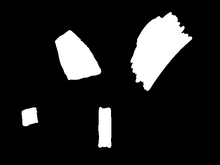
%> input picture image/test_binary.png, 220 x 165 px, shrunk from 640 x 480 before the run
$ octave main.m   (GNU Octave 9; MATLAB toolbox functions it lacks are replaced by stand-ins)
%> lines starting %> are read from the running program, lines starting %| are printed output that depends on the picture; in (x1, y1, x2, y2) boxes, pixels count from 0 and x2, y2 are one past the last pixel; in counts of white or black regions, pixels touching at a corner belong together; the program's own positions count from 1
### find_bounding_boxes_34.m
function boxes = find_bounding_boxes_34(im)

    [height, width] = size(im);
    visited = false(height, width);
    L = zeros(height, width, 'uint32');      % label matrix (0 = background)
    boxes = zeros(0, 4);            % will append rows as we find components

    % 4-connected neighbors: up, down, left, right
    neighbor = [-1  0;
                1  0;
                0 -1;
                0  1];

    currentLabel = uint32(0);

    % Preallocate a stack for worst case (H*W entries), store [row col]
    stack = zeros(height*width, 2, 'uint32');

    for row = 1:height
        for col = 1:width
            if im(row, col) && ~visited(row, col)
                % ---- Start a new component ----
                currentLabel = currentLabel + 1;

                % Seed bbox with the first pixel
                minRow = row; maxRow = row;
                minCol = col; maxCol = col;

                % Mark seed and push onto stack
                visited(row, col) = true;
                L(row, col) = currentLabel;

                pointer = 1;                         % next free slot (top+1)
                stack(pointer,1) = row;
                stack(pointer,2) = col;
                pointer = pointer + 1;

                % ---- DFS loop ----
                while pointer > 1
                    pointer = pointer - 1;                % pop
                    currRow = stack(pointer,1);
                    currCol = stack(pointer,2);

                    % Explore 4 neighbors
                    for k = 1:4
                        newRow = currRow + neighbor(k,1);
                        newCol = currCol + neighbor(k,2);

                        if newRow >= 1 && newRow <= height && newCol >= 1 && newCol <= width ...
                           && im(newRow, newCol) && ~visited(newRow, newCol)

                            % Discover neighbor: mark visited + label
                            visited(newRow, newCol) = true;
                            L(newRow, newCol) = currentLabel;

                            % Update bbox
                            if newRow < minRow, minRow = newRow; end
                            if newRow > maxRow, maxRow = newRow; end
                            if newCol < minCol, minCol = newCol; end
                            if newCol > maxCol, maxCol = newCol; end

                            % Push neighbor
                            stack(pointer,1) = newRow;
                            stack(pointer,2) = newCol;
                            pointer = pointer + 1;
                        end
                    end
                end

                % Save bbox for this component
                boxes(end+1, :) = [minRow, minCol, maxRow, maxCol];
            end
        end
    end
end

### main.m
% main.m
clear; clc; close all;

I = imread("/Users/mingsenhu/Documents/Work/Code/UWO/DigitalImageProcessing/Assignment1/image/test_binary.png");
%> I is the input picture: size 165x220 uint8; min 0, max 255, mean 33.1

% If RGB → grayscale (IPT):
if ndims(I) == 3
    Igray = rgb2gray(I);
else
    Igray = I;
end

% Make a logical binary image for your function:
% If the file is already binary with 0/255, this is fine:
BW = Igray ~= 0;
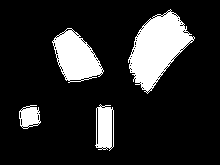
%> BW: size 165x220 logical; 15.5% white; 4 white regions, box (x1, y1, x2, y2) and area: (128, 9, 195, 94) 2924, (52, 28, 104, 83) 1673, (95, 104, 114, 151) 679, (19, 105, 41, 129) 362
% (If you need binarization from grayscale, use: BW = imbinarize(Igray);)

% Call your DFS function (expects logical):
boxes = find_bounding_boxes_34(I);
%> after the loop in find_bounding_boxes_34, `for row = 1:height`:
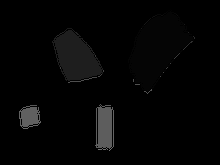
%> L: size 165x220 uint32; min 0, max 114, mean 4.6
%> after the loop in find_bounding_boxes_34, `for row = 1:height`: boxes = 114 rows, first 8: [10 171 10 171; 11 169 11 170; 11 172 11 172; 12 168 12 168; 12 129 92 194; 13 167 13 167; 14 165 14 166; 14 175 14 176]; currCol = 110; currRow = 151; currentLabel = 114; maxCol = 110; maxRow = 151; minCol = 110; minRow = 151; newCol = 111; newRow = 151; pointer = 1

% --- Display with IPT ---
figure; imshow(I, []); title('Bounding boxes'); hold on;
for i = 1:size(boxes,1)
    rmin = boxes(i,1); cmin = boxes(i,2);
    rmax = boxes(i,3); cmax = boxes(i,4);
    rectangle('Position', [cmin-0.5, rmin-0.5, cmax-cmin+1, rmax-rmin+1], ...
              'EdgeColor','r','LineWidth',2);
end
%> this loop made 114 passes
%> (rmin, cmin, rmax, cmax) on passes 1 to 12: (10, 171, 10, 171), (11, 169, 11, 170), (11, 172, 11, 172), (12, 168, 12, 168), (12, 129, 92, 194), (13, 167, 13, 167), (14, 165, 14, 166), (14, 175, 14, 176), (15, 158, 15, 161), (15, 164, 15, 164), (15, 177, 15, 177), (16, 156, 16, 157)
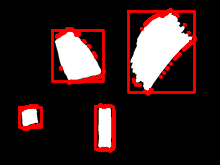
%> figure redrawn from the program's plot data; its title reads 'Bounding boxes'
hold off;
